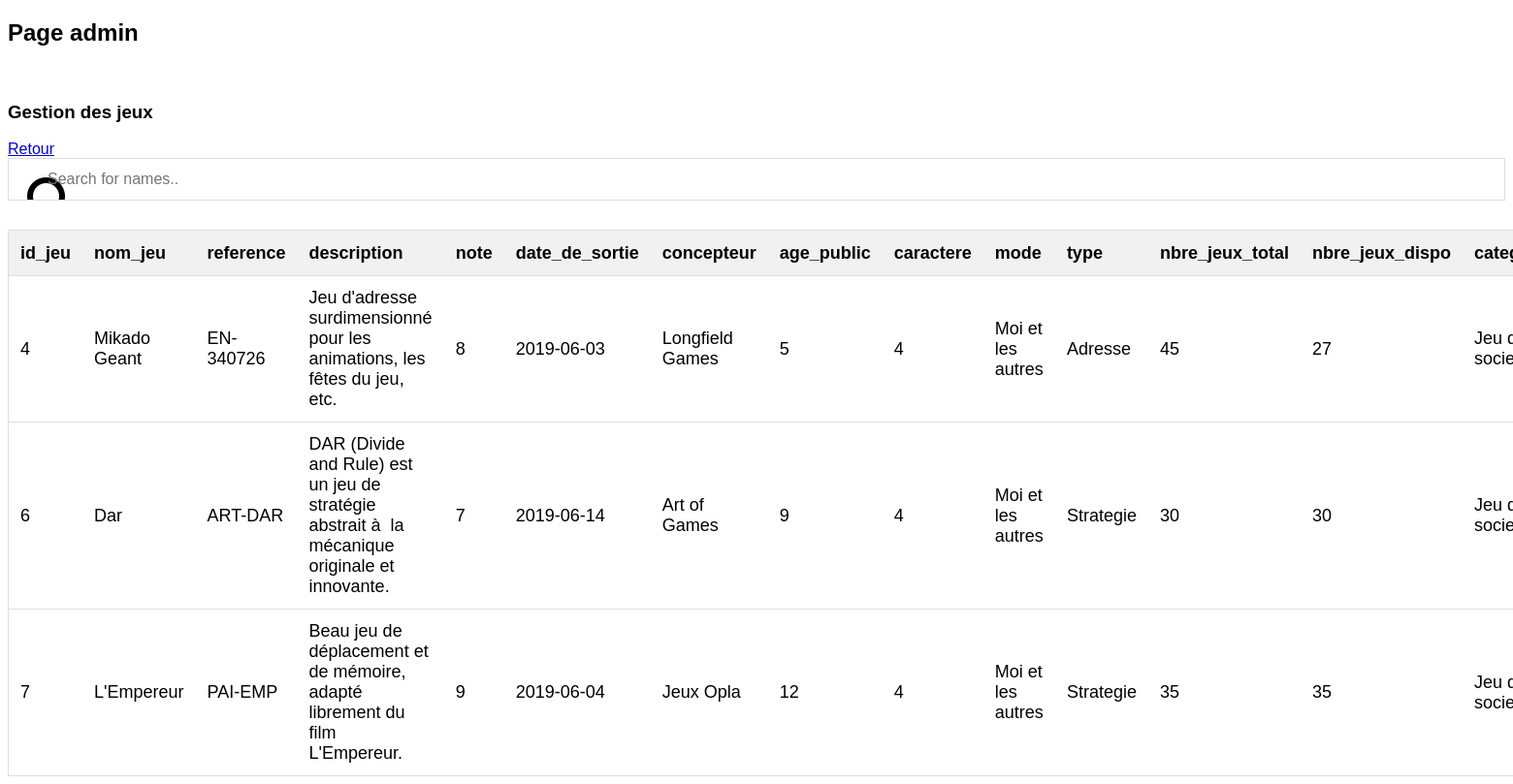
Screenshot of /pages/php/admin_jeux.php with the database file from the repository.
### tables this page shows
CREATE TABLE IF NOT EXISTS `jeux` (
  `id_jeu` int(11) NOT NULL AUTO_INCREMENT,
  `nom_jeu` varchar(50) NOT NULL,
  `reference` varchar(50) NOT NULL,
  `description` varchar(10000) NOT NULL,
  `note` int(11) NOT NULL,
  `date_de_sortie` date NOT NULL,
  `concepteur` varchar(100) NOT NULL,
  `age_public` int(11) NOT NULL,
  `caractere` int(50) NOT NULL,
  `mode` enum('Moi et les autres','Mondes fantastiques et imaginaires','Art','Nature et animaux') NOT NULL,
  `type` enum('Action','Aventure','Adresse','Strategie','Roleplay','Logique','Calcul mental','Géométrie','Langage','Lettre','Construction') NOT NULL,
  `nbre_jeux_total` int(11) NOT NULL,
  `nbre_jeux_dispo` int(11) NOT NULL,
  `categorie` enum('Jeu de societe','Jeu professionnel','Jeu de cartes','Accessoires','Jeu de des','Jeu tactile','Jeu de construction','Jeu de manipulation') NOT NULL,
  `image` varchar(1000) NOT NULL,
  PRIMARY KEY (`id_jeu`),
  KEY `nom_jeu` (`nom_jeu`)
);

### pages/php/admin_jeux.php (the view, shortened to what this page needs)
<?php
include_once('../../scripts/php/cookie.php');
?>
<!DOCTYPE html>
<html>
<head>
	<link type="text/css" href="../../styles/index.css" rel="stylesheet" />
    <link rel="stylesheet" href="https://cdnjs.cloudflare.com/ajax/libs/font-awesome/4.7.0/css/font-awesome.min.css">
</head>
<body>
<h2>Page admin</h2>
<br/>
<h3>Gestion des jeux</h3>
<a href="admin.php">Retour</a>
<form name="myform5">
  <input type="text" id="myInput" onkeyup="myFunction()" placeholder="Search for names.." title="Type in a name">
</form>
<br>
<?php
    $dsn = 'mysql:dbname=ludotheque;host=127.0.0.1';
    $user = 'root';
    $password = '';
    try{
        $bdd=new PDO($dsn,$user,$password);
        $req = $bdd->query("SELECT * FROM jeux");
?>
          <table id="myTable">
            <tr class="header">
              <th>id_jeu</th>
              <th>nom_jeu</th>
              <th>reference</th>
              <th>description</th>
              <th>note</th>
              <th>date_de_sortie</th>
              <th>concepteur</th>
              <th>age_public</th>
              <th>caractere</th>
              <th>mode</th>
              <th>type</th>
              <th>nbre_jeux_total</th>
              <th>nbre_jeux_dispo</th>
              <th>categorie</th>
            </tr>
            <?php
            while ($data = $req->fetch())
            {
            ?>
                <tr id="table_jeux">
                  <td><?php echo $data["id_jeu"]; ?></td>
                  <td><?php echo $data["nom_jeu"]; ?></td>
                  <td><?php echo $data["reference"]; ?></td>
                  <td><?php echo $data["description"]; ?></td>
                  <td><?php echo $data["note"]; ?></td>
                  <td><?php echo $data["date_de_sortie"]; ?></td>
                  <td><?php echo $data["concepteur"]; ?></td>
                  <td><?php echo $data["age_public"]; ?></td>
                  <td><?php echo $data["caractere"]; ?></td>
                  <td><?php echo $data["mode"]; ?></td>
                  <td><?php echo $data["type"]; ?></td>
                  <td><?php echo $data["nbre_jeux_total"]; ?></td>
                  <td><?php echo $data["nbre_jeux_dispo"]; ?></td>
                  <td><?php echo $data["categorie"]; ?></td>
                </tr>
            <?php
            }
    }catch(EXCEPTION $e){
      die("erreur de connection a pdo".$e->getMessage());
    }
            ?>
          </table>
</body>
</html>

### styles/index.css (style rules this page uses)
* { box-sizing:border-box }
body { font-family: Arial, Helvetica, sans-serif; }
* { box-sizing: border-box; }
#myInput { background-image: url('../assets/ic_search.png'); background-position: 10px 10px; background-repeat: no-repeat; width: 100%; font-size: 16px; padding: 12px 20px 12px 40px; border: 1px solid #ddd; margin-bottom: 12px; }
#myTable { border-collapse: collapse; width: 100%; border: 1px solid #ddd; font-size: 18px; }
#myTable td { text-align: left; padding: 12px; }
#myTable th { text-align: left; padding: 12px 12px; }
#myTable tr { border-bottom: 1px solid #ddd; }
#myTable tr.header, #myTable tr:hover { background-color: #f1f1f1; }

### rows the page displays
jeux: id_jeu "4", nom_jeu "Mikado Geant", reference "EN-340726", description "Jeu d'adresse surdimensionné pour les animations, les fêtes du jeu, etc.", note "8", date_de_sortie "2019-06-03", concepteur "Longfield Games", age_public "5", caractere "4", mode "Moi et les autres", type "Adresse", nbre_jeux_total "45", nbre_jeux_dispo "27", categorie "Jeu…"
jeux: id_jeu "6", nom_jeu "Dar", reference "ART-DAR", description "DAR (Divide and Rule) est un jeu de stratégie abstrait à la mécanique originale et innovante.", note "7", date_de_sortie "2019-06-14", concepteur "Art of Games", age_public "9", caractere "4", mode "Moi et les autres", type "Strategie", nbre_jeux_total "30", nbre_jeux_dispo "30", categorie "Jeu…"
jeux: id_jeu "7", nom_jeu "L'Empereur", reference "PAI-EMP", description "Beau jeu de déplacement et de mémoire, adapté librement du film L'Empereur.", note "9", date_de_sortie "2019-06-04", concepteur "Jeux Opla", age_public "12", caractere "4", mode "Moi et les autres", type "Strategie", nbre_jeux_total "35", nbre_jeux_dispo "35", categorie "Jeu…"
